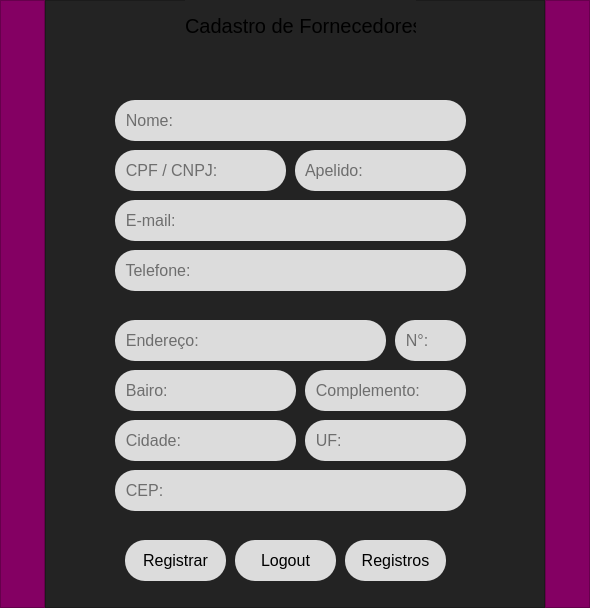
<?xml version="1.0" encoding="UTF-8"?>
<ui version="4.0">
 <class>MainWindow</class>
 <widget class="QMainWindow" name="MainWindow">
  <property name="geometry">
   <rect>
    <x>0</x>
    <y>0</y>
    <width>590</width>
    <height>608</height>
   </rect>
  </property>
  <property name="windowTitle">
   <string>MainWindow</string>
  </property>
  <widget class="QWidget" name="centralwidget">
   <layout class="QHBoxLayout" name="horizontalLayout">
    <property name="spacing">
     <number>0</number>
    </property>
    <property name="leftMargin">
     <number>0</number>
    </property>
    <property name="topMargin">
     <number>0</number>
    </property>
    <property name="rightMargin">
     <number>0</number>
    </property>
    <property name="bottomMargin">
     <number>0</number>
    </property>
    <item>
     <widget class="QFrame" name="frame">
      <property name="minimumSize">
       <size>
        <width>45</width>
        <height>0</height>
       </size>
      </property>
      <property name="maximumSize">
       <size>
        <width>45</width>
        <height>16777215</height>
       </size>
      </property>
      <property name="styleSheet">
       <string notr="true">background-color: rgb(132, 0, 99);</string>
      </property>
      <property name="frameShape">
       <enum>QFrame::StyledPanel</enum>
      </property>
      <property name="frameShadow">
       <enum>QFrame::Raised</enum>
      </property>
     </widget>
    </item>
    <item>
     <widget class="QFrame" name="frame_2">
      <property name="minimumSize">
       <size>
        <width>500</width>
        <height>0</height>
       </size>
      </property>
      <property name="styleSheet">
       <string notr="true">background-color: rgb(35, 35, 35);</string>
      </property>
      <property name="frameShape">
       <enum>QFrame::StyledPanel</enum>
      </property>
      <property name="frameShadow">
       <enum>QFrame::Raised</enum>
      </property>
      <widget class="QLabel" name="label">
       <property name="geometry">
        <rect>
         <x>140</x>
         <y>0</y>
         <width>231</width>
         <height>51</height>
        </rect>
       </property>
       <property name="font">
        <font>
         <pointsize>15</pointsize>
        </font>
       </property>
       <property name="text">
        <string>Cadastro de Fornecedores</string>
       </property>
      </widget>
      <widget class="QLabel" name="label_2">
       <property name="geometry">
        <rect>
         <x>160</x>
         <y>50</y>
         <width>191</width>
         <height>21</height>
        </rect>
       </property>
       <property name="font">
        <font>
         <pointsize>12</pointsize>
        </font>
       </property>
       <property name="text">
        <string/>
       </property>
      </widget>
      <widget class="QLineEdit" name="lineEdit">
       <property name="geometry">
        <rect>
         <x>70</x>
         <y>100</y>
         <width>351</width>
         <height>41</height>
        </rect>
       </property>
       <property name="font">
        <font>
         <pointsize>12</pointsize>
        </font>
       </property>
       <property name="styleSheet">
        <string notr="true">background-color: rgb(220, 220, 220);
border-radius: 20px;
border-width: 2px;</string>
       </property>
       <property name="placeholderText">
        <string>  Nome:</string>
       </property>
      </widget>
      <widget class="QLineEdit" name="lineEdit_2">
       <property name="geometry">
        <rect>
         <x>70</x>
         <y>150</y>
         <width>171</width>
         <height>41</height>
        </rect>
       </property>
       <property name="font">
        <font>
         <pointsize>12</pointsize>
        </font>
       </property>
       <property name="styleSheet">
        <string notr="true">background-color: rgb(220, 220, 220);
border-radius: 20px;
border-width: 2px;</string>
       </property>
       <property name="placeholderText">
        <string>  CPF / CNPJ:</string>
       </property>
      </widget>
      <widget class="QLineEdit" name="lineEdit_3">
       <property name="geometry">
        <rect>
         <x>250</x>
         <y>150</y>
         <width>171</width>
         <height>41</height>
        </rect>
       </property>
       <property name="font">
        <font>
         <pointsize>12</pointsize>
        </font>
       </property>
       <property name="styleSheet">
        <string notr="true">background-color: rgb(220, 220, 220);
border-radius: 20px;
border-width: 2px;</string>
       </property>
       <property name="placeholderText">
        <string>  Apelido:</string>
       </property>
      </widget>
      <widget class="QLineEdit" name="lineEdit_4">
       <property name="geometry">
        <rect>
         <x>70</x>
         <y>200</y>
         <width>351</width>
         <height>41</height>
        </rect>
       </property>
       <property name="font">
        <font>
         <pointsize>12</pointsize>
        </font>
       </property>
       <property name="styleSheet">
        <string notr="true">background-color: rgb(220, 220, 220);
border-radius: 20px;
border-width: 2px;</string>
       </property>
       <property name="placeholderText">
        <string>  E-mail:</string>
       </property>
      </widget>
      <widget class="QLineEdit" name="lineEdit_5">
       <property name="geometry">
        <rect>
         <x>70</x>
         <y>320</y>
         <width>271</width>
         <height>41</height>
        </rect>
       </property>
       <property name="font">
        <font>
         <pointsize>12</pointsize>
        </font>
       </property>
       <property name="styleSheet">
        <string notr="true">background-color: rgb(220, 220, 220);
border-radius: 20px;
border-width: 2px;</string>
       </property>
       <property name="placeholderText">
        <string>  Endereço:</string>
       </property>
      </widget>
      <widget class="QLineEdit" name="lineEdit_6">
       <property name="geometry">
        <rect>
         <x>350</x>
         <y>320</y>
         <width>71</width>
         <height>41</height>
        </rect>
       </property>
       <property name="font">
        <font>
         <pointsize>12</pointsize>
        </font>
       </property>
       <property name="styleSheet">
        <string notr="true">background-color: rgb(220, 220, 220);
border-radius: 20px;
border-width: 2px;</string>
       </property>
       <property name="placeholderText">
        <string>  N°:</string>
       </property>
      </widget>
      <widget class="QLineEdit" name="lineEdit_7">
       <property name="geometry">
        <rect>
         <x>70</x>
         <y>370</y>
         <width>181</width>
         <height>41</height>
        </rect>
       </property>
       <property name="font">
        <font>
         <pointsize>12</pointsize>
        </font>
       </property>
       <property name="styleSheet">
        <string notr="true">background-color: rgb(220, 220, 220);
border-radius: 20px;
border-width: 2px;</string>
       </property>
       <property name="placeholderText">
        <string>  Bairo:</string>
       </property>
      </widget>
      <widget class="QLineEdit" name="lineEdit_8">
       <property name="geometry">
        <rect>
         <x>260</x>
         <y>370</y>
         <width>161</width>
         <height>41</height>
        </rect>
       </property>
       <property name="font">
        <font>
         <pointsize>12</pointsize>
        </font>
       </property>
       <property name="styleSheet">
        <string notr="true">background-color: rgb(220, 220, 220);
border-radius: 20px;
border-width: 2px;</string>
       </property>
       <property name="placeholderText">
        <string>  Complemento:</string>
       </property>
      </widget>
      <widget class="QLineEdit" name="lineEdit_9">
       <property name="geometry">
        <rect>
         <x>70</x>
         <y>420</y>
         <width>181</width>
         <height>41</height>
        </rect>
       </property>
       <property name="font">
        <font>
         <pointsize>12</pointsize>
        </font>
       </property>
       <property name="styleSheet">
        <string notr="true">background-color: rgb(220, 220, 220);
border-radius: 20px;
border-width: 2px;</string>
       </property>
       <property name="placeholderText">
        <string>  Cidade:</string>
       </property>
      </widget>
      <widget class="QLineEdit" name="lineEdit_10">
       <property name="geometry">
        <rect>
         <x>260</x>
         <y>420</y>
         <width>161</width>
         <height>41</height>
        </rect>
       </property>
       <property name="font">
        <font>
         <pointsize>12</pointsize>
        </font>
       </property>
       <property name="styleSheet">
        <string notr="true">background-color: rgb(220, 220, 220);
border-radius: 20px;
border-width: 2px;</string>
       </property>
       <property name="placeholderText">
        <string>  UF:</string>
       </property>
      </widget>
      <widget class="QLineEdit" name="lineEdit_11">
       <property name="geometry">
        <rect>
         <x>70</x>
         <y>250</y>
         <width>351</width>
         <height>41</height>
        </rect>
       </property>
       <property name="font">
        <font>
         <pointsize>12</pointsize>
        </font>
       </property>
       <property name="styleSheet">
        <string notr="true">background-color: rgb(220, 220, 220);
border-radius: 20px;
border-width: 2px;</string>
       </property>
       <property name="placeholderText">
        <string>  Telefone:</string>
       </property>
      </widget>
      <widget class="QLineEdit" name="lineEdit_12">
       <property name="geometry">
        <rect>
         <x>70</x>
         <y>470</y>
         <width>351</width>
         <height>41</height>
        </rect>
       </property>
       <property name="font">
        <font>
         <pointsize>12</pointsize>
        </font>
       </property>
       <property name="styleSheet">
        <string notr="true">background-color: rgb(220, 220, 220);
border-radius: 20px;
border-width: 2px;</string>
       </property>
       <property name="placeholderText">
        <string>  CEP:</string>
       </property>
      </widget>
      <widget class="QPushButton" name="pushButton_2">
       <property name="geometry">
        <rect>
         <x>80</x>
         <y>540</y>
         <width>101</width>
         <height>41</height>
        </rect>
       </property>
       <property name="font">
        <font>
         <pointsize>12</pointsize>
        </font>
       </property>
       <property name="styleSheet">
        <string notr="true">background-color: rgb(220, 220, 220);
border-radius: 20px;
border-width: 2px;</string>
       </property>
       <property name="text">
        <string>Registrar</string>
       </property>
      </widget>
      <widget class="QPushButton" name="pushButton_3">
       <property name="geometry">
        <rect>
         <x>190</x>
         <y>540</y>
         <width>101</width>
         <height>41</height>
        </rect>
       </property>
       <property name="font">
        <font>
         <pointsize>12</pointsize>
        </font>
       </property>
       <property name="styleSheet">
        <string notr="true">background-color: rgb(220, 220, 220);
border-radius: 20px;
border-width: 2px;</string>
       </property>
       <property name="text">
        <string>Logout</string>
       </property>
      </widget>
      <widget class="QPushButton" name="pushButton_4">
       <property name="geometry">
        <rect>
         <x>300</x>
         <y>540</y>
         <width>101</width>
         <height>41</height>
        </rect>
       </property>
       <property name="font">
        <font>
         <pointsize>12</pointsize>
        </font>
       </property>
       <property name="styleSheet">
        <string notr="true">background-color: rgb(220, 220, 220);
border-radius: 20px;
border-width: 2px;</string>
       </property>
       <property name="text">
        <string>Registros</string>
       </property>
      </widget>
     </widget>
    </item>
    <item>
     <widget class="QFrame" name="frame_3">
      <property name="minimumSize">
       <size>
        <width>45</width>
        <height>0</height>
       </size>
      </property>
      <property name="maximumSize">
       <size>
        <width>45</width>
        <height>16777215</height>
       </size>
      </property>
      <property name="styleSheet">
       <string notr="true">background-color: rgb(132, 0, 99);</string>
      </property>
      <property name="frameShape">
       <enum>QFrame::StyledPanel</enum>
      </property>
      <property name="frameShadow">
       <enum>QFrame::Raised</enum>
      </property>
     </widget>
    </item>
   </layout>
  </widget>
  <widget class="QMenuBar" name="menubar">
   <property name="geometry">
    <rect>
     <x>0</x>
     <y>0</y>
     <width>590</width>
     <height>21</height>
    </rect>
   </property>
  </widget>
 </widget>
 <resources/>
 <connections/>
</ui>
